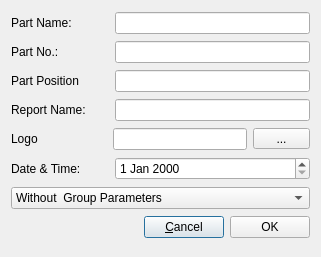
<?xml version="1.0" encoding="UTF-8"?>
<ui version="4.0">
 <class>DialogReportSetting</class>
 <widget class="QDialog" name="DialogReportSetting">
  <property name="geometry">
   <rect>
    <x>0</x>
    <y>0</y>
    <width>321</width>
    <height>257</height>
   </rect>
  </property>
  <property name="windowTitle">
   <string>Report Setting</string>
  </property>
  <property name="windowIcon">
   <iconset resource="../../mainwindow.qrc">
    <normaloff>:/file/resource/toolbar/0-06.png</normaloff>:/file/resource/toolbar/0-06.png</iconset>
  </property>
  <layout class="QVBoxLayout" name="verticalLayout">
   <item>
    <layout class="QHBoxLayout" name="horizontalLayout" stretch="1,2">
     <item>
      <widget class="QLabel" name="label_5">
       <property name="text">
        <string>Part Name:</string>
       </property>
      </widget>
     </item>
     <item>
      <widget class="QLineEdit" name="StrPartName">
       <property name="sizePolicy">
        <sizepolicy hsizetype="Ignored" vsizetype="Fixed">
         <horstretch>0</horstretch>
         <verstretch>0</verstretch>
        </sizepolicy>
       </property>
      </widget>
     </item>
    </layout>
   </item>
   <item>
    <layout class="QHBoxLayout" name="horizontalLayout_2" stretch="1,2">
     <item>
      <widget class="QLabel" name="label">
       <property name="text">
        <string>Part No.:</string>
       </property>
      </widget>
     </item>
     <item>
      <widget class="QLineEdit" name="StrPartNo"/>
     </item>
    </layout>
   </item>
   <item>
    <layout class="QHBoxLayout" name="horizontalLayout_3" stretch="1,2">
     <item>
      <widget class="QLabel" name="label_2">
       <property name="text">
        <string>Part Position</string>
       </property>
      </widget>
     </item>
     <item>
      <widget class="QLineEdit" name="StrPartPostion"/>
     </item>
    </layout>
   </item>
   <item>
    <layout class="QHBoxLayout" name="horizontalLayout_4" stretch="1,2">
     <item>
      <widget class="QLabel" name="label_6">
       <property name="text">
        <string>Report Name:</string>
       </property>
      </widget>
     </item>
     <item>
      <widget class="QLineEdit" name="StrReportName"/>
     </item>
    </layout>
   </item>
   <item>
    <layout class="QHBoxLayout" name="horizontalLayout_5" stretch="10,14,6">
     <item>
      <widget class="QLabel" name="label_3">
       <property name="text">
        <string>Logo</string>
       </property>
      </widget>
     </item>
     <item>
      <widget class="QLineEdit" name="logoLineEdit">
       <property name="readOnly">
        <bool>true</bool>
       </property>
      </widget>
     </item>
     <item>
      <widget class="QToolButton" name="logoToolButton">
       <property name="sizePolicy">
        <sizepolicy hsizetype="Expanding" vsizetype="Fixed">
         <horstretch>0</horstretch>
         <verstretch>0</verstretch>
        </sizepolicy>
       </property>
       <property name="text">
        <string>...</string>
       </property>
      </widget>
     </item>
    </layout>
   </item>
   <item>
    <layout class="QHBoxLayout" name="horizontalLayout_6" stretch="1,2">
     <item>
      <widget class="QLabel" name="label_4">
       <property name="text">
        <string>Date &amp; Time:</string>
       </property>
      </widget>
     </item>
     <item>
      <widget class="QDateEdit" name="dateEdit"/>
     </item>
    </layout>
   </item>
   <item>
    <widget class="QComboBox" name="ComModeSelection">
     <item>
      <property name="text">
       <string>Without  Group Parameters</string>
      </property>
     </item>
     <item>
      <property name="text">
       <string>With Group Parameters</string>
      </property>
     </item>
    </widget>
   </item>
   <item>
    <layout class="QHBoxLayout" name="horizontalLayout_7">
     <item>
      <spacer name="horizontalSpacer">
       <property name="orientation">
        <enum>Qt::Horizontal</enum>
       </property>
       <property name="sizeHint" stdset="0">
        <size>
         <width>40</width>
         <height>20</height>
        </size>
       </property>
      </spacer>
     </item>
     <item>
      <widget class="QPushButton" name="pushButton_2">
       <property name="text">
        <string>&amp;Cancel</string>
       </property>
      </widget>
     </item>
     <item>
      <widget class="QPushButton" name="pushButton">
       <property name="text">
        <string>OK</string>
       </property>
      </widget>
     </item>
    </layout>
   </item>
  </layout>
 </widget>
 <resources>
  <include location="../../mainwindow.qrc"/>
 </resources>
 <connections>
  <connection>
   <sender>pushButton_2</sender>
   <signal>clicked()</signal>
   <receiver>DialogReportSetting</receiver>
   <slot>reject()</slot>
   <hints>
    <hint type="sourcelabel">
     <x>180</x>
     <y>234</y>
    </hint>
    <hint type="destinationlabel">
     <x>99</x>
     <y>238</y>
    </hint>
   </hints>
  </connection>
 </connections>
</ui>
